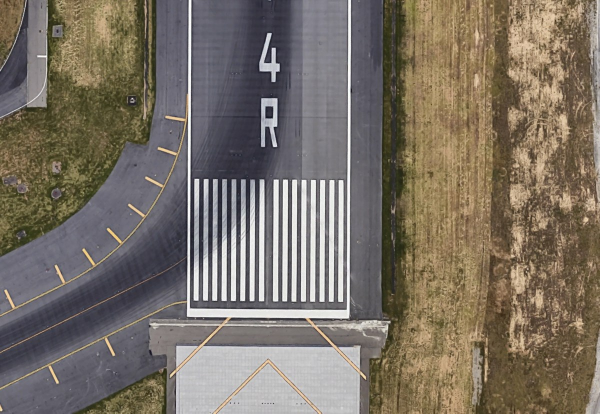
#> input picture images/chrome_nhCeo1xNis.jpg, 1199 x 827 px (shown at 1/2 size)
$ python -i funct.py   (imports and definitions only)
#> lines starting #> are read from the running program, lines starting #| are printed output that depends on the picture; after the words box and inside, x2 and y2 are one past the last pixel; in counts of white or black regions, pixels touching at a corner belong together
#> further down, picture is the input picture: shape (827, 1199, 3); mean B, G, R 101.1, 112.3, 121.5
#Derek Marks
#100 974 560
#14 Apr 2020

import cv2
import tifffile as tiff
import numpy as np
import os
import math
import imutils


THRESH_VAL = 203 #Best for all other images
SCALE_VAL = 110

# [30 lines left out: functions scale_image, loadSample_1, loadSample_2, loadSample_3, loadSample_4, not called in this run]

def threshold(img):
    img = cv2.cvtColor(img, cv2.COLOR_BGR2GRAY)                     #1. Gray
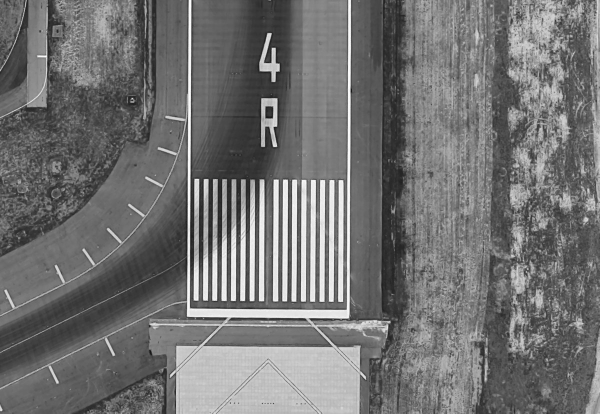
#> img: shape (827, 1199) (shown at 1/2 size); min 7, max 255, mean 113.8
    img = cv2.GaussianBlur(img,(5,5),0)                             #2. Smooth
    ret,img = cv2.threshold(img,THRESH_VAL,255,cv2.THRESH_BINARY)   #3. Threshold
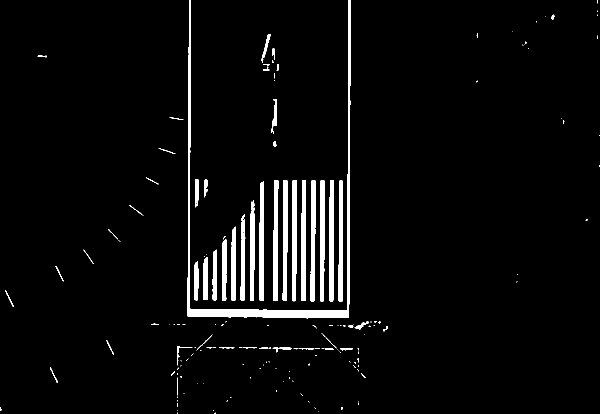
#> img: shape (827, 1199) (shown at 1/2 size); 3.9% white; 163 white regions (107 under 20 px), largest, box (x1, y1, x2, y2) and area: (375, 0, 701, 637) 9916, (547, 360, 557, 602) 2093, (621, 360, 631, 603) 2093
#> ret = 203
    return img                                                      #4. Return

def runwayWidth(markerCount):                            #Takes the number of markers
    return (markerCount*1.95)+(markerCount*1.8)          #Returns the width of the airefeild in meters


# [33 lines left out: functions getCentroid, visCntsCorners, rangeClassifier, not called in this run]

def rectArea(rect):                             #Takes a rect object, returns its area A=(WxH)
    return rect[1][0]*rect[1][1]

# [34 lines left out: function bndBoxClassifier, not called in this run]

>>> import cv2
>>> picture = cv2.imread('images/chrome_nhCeo1xNis.jpg')
>>> result = threshold(picture)
